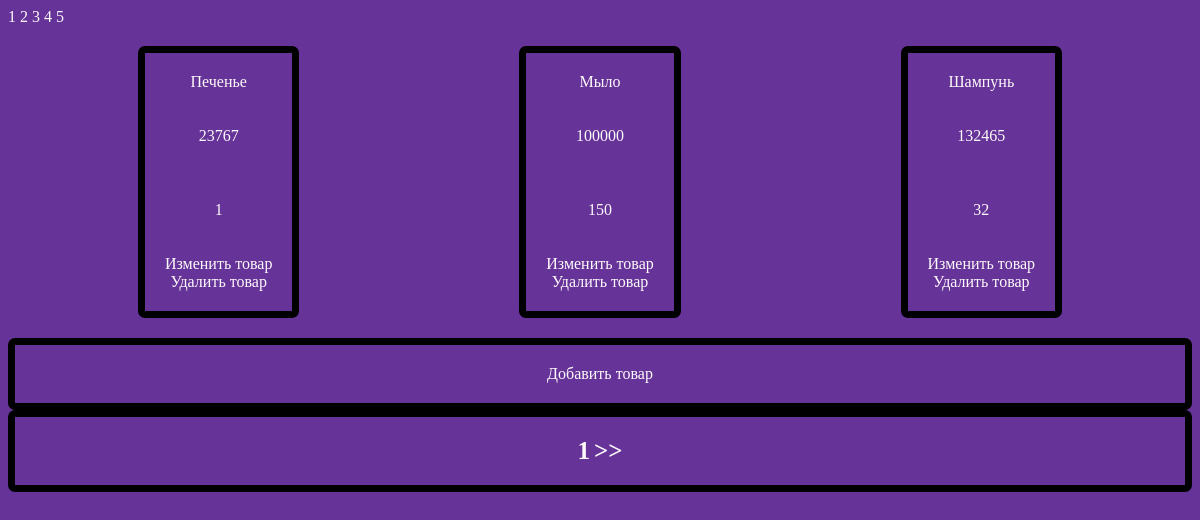
/app/index/?page=1&limit=3, run on the app's committed database.
### items/models.py (models this page shows, shortened)
class Item(mod.Model):
    name = mod.CharField(verbose_name="Name", max_length=70)
    slug = mod.CharField("Slug", max_length=90)
    description = mod.TextField("Description")
    price = mod.IntegerField('Price')
    count = mod.IntegerField('Count')
    category = mod.ForeignKey(Category, on_delete=mod.CASCADE)
    updated_at = mod.DateTimeField("Updated at", auto_now=True)
    class Meta:
        verbose_name = 'Товар'
        verbose_name_plural = 'Товары'
        ordering = ['id']

### items/views.py (the view)
# urls.py: path('index/', index, name='index'),
def index(request):
    page = int(request.GET.get('page', 1))
    limit = int(request.GET.get('limit', 5))
    offset = int((page - 1) * limit)
    items = Item.objects.all()
    all_p = math.ceil(len(items) / limit)
    items = items[offset:offset + limit]
    return render(request, 'items/index.html',
                  {'items': items,
                   'page': page,
                   'limit': limit,
                   'all_p': all_p,
                   })

### templates/items/index.html (shortened to what this page needs)
{% extends 'base.html' %}
{% load static %}
{% block style %}
<link rel="stylesheet" href="{% static 'css/style.css' %}">
{% endblock style %}
{% block content %}
<a href="{% url 'index' %}?page=1&limit=1">1</a>
<a href="{% url 'index' %}?page=1&limit=2">2</a>
<a href="{% url 'index' %}?page=1&limit=3">3</a>
<a href="{% url 'index' %}?page=1&limit=4">4</a>
<a href="{% url 'index' %}?page=1&limit=5">5</a>
<div class="cards">
{% for item in items %}
<div>
    <a href="{% url 'get_item' item.id %}">{{item.name}}</a>
        <p>{{ item.price }}</p>
        <p>{{ item.count }}</p>
    <a href="{% url 'izmen' item.id %}">Изменить товар</a>
    <br>
    <a href="{% url 'udalenie' item.id %}">Удалить товар</a>
</div>
{% endfor %}
</div>
<div>
    <a href="{% url 'dobavlenie' %}">Добавить товар</a>
</div>
<div class="pages">
    <span>{{page}}</span>
    {% if page < all_p %}
        <a href="{% url 'index' %}?page={{page|add:1}}&limit={{limit}}"> >> </a>
    {% endif %}
</div>
{% endblock content %}

### static/css/style.css (style rules this page uses)
body { background-color: rebeccapurple; }
div { color: snow; padding: 20px; border: 7px solid ; border-color: black; border-radius: 7px; text-align: center; }
a { text-align: center; color: snow; text-decoration:none }
p { color: snow; padding: 20px; border: 7px; border-color: black; border-radius: 7dvb; text-align: center; }
.cards { border: 0px solid ; display:flex; justify-content: space-around; flex-wrap:wrap; }
.pages a { font-size: 25px; font-weight: 600; }
span { font-size: 25px; font-weight: 600; }

### data on the page
Item: name "Печенье", price "23767", count "1"
Item: name "Мыло", price "100000", count "150"
Item: name "Шампунь", price "132465", count "32"

### other printed values
{{ page }} "1"
